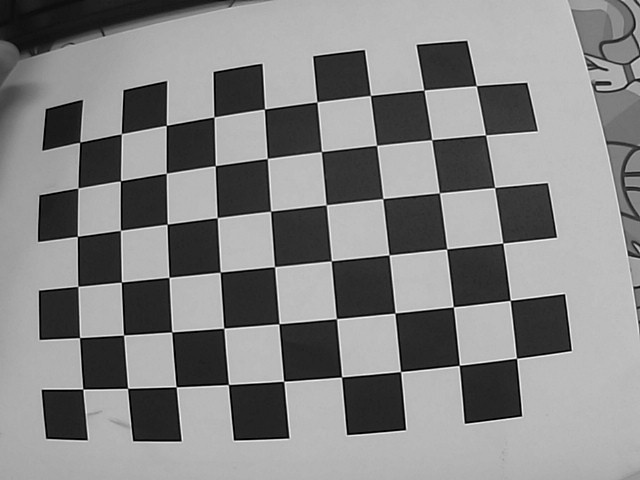
//> input picture cali/3.jpg, 640 x 480 px, given in place of the camera
$ ./main -image=../../cali/3.jpg   (built with g++ and OpenCV 4)
//> lines starting //> are read from the running program, lines starting //| are printed output that depends on the picture; after the words box and inside, x2 and y2 are one past the last pixel; in counts of white or black regions, pixels touching at a corner belong together
#include <iostream>
#include <opencv2/opencv.hpp>
#include "opencv2/imgproc.hpp"
#include "opencv2/imgcodecs.hpp"
using namespace cv;
using namespace std;
void help();
void calcPSF(Mat& outputImg, Size filterSize, int len, double theta);
void fftshift(const Mat& inputImg, Mat& outputImg);
void filter2DFreq(const Mat& inputImg, Mat& outputImg, const Mat& H);
void calcWnrFilter(const Mat& input_h_PSF, Mat& output_G, double nsr);
void edgetaper(const Mat& inputImg, Mat& outputImg, double gamma = 5.0, double beta = 0.2);
const String keys =
"{help h usage ? |             | print this message             }"
"{image          |input.png    | input image name               }"
"{LEN            |10          | length of a motion             }"
"{THETA          |0.01            | angle of a motion in degrees   }"
"{SNR            |1          | signal to noise ratio          }"
;
int main(int argc, char *argv[])
{
    help();
    CommandLineParser parser(argc, argv, keys);
    if (parser.has("help"))
    {
        parser.printMessage();
        return 0;
    }
    int LEN = parser.get<int>("LEN");
    double THETA = parser.get<double>("THETA");
    int snr = parser.get<int>("SNR");
    if (!parser.check())
    {
        parser.printErrors();
        return 0;
    }
    VideoCapture capture(0);
    capture.set(CV_CAP_PROP_FRAME_WIDTH, 1280);
    capture.set(CV_CAP_PROP_FRAME_HEIGHT, 720);
    capture.set(CV_CAP_PROP_FPS, 30);
    capture.set(CV_CAP_PROP_EXPOSURE, 0);
    capture.set(CV_CAP_PROP_CONTRAST, 0);

    while(1)
    {
        Mat imgIn1;
        capture >> imgIn1;
//> imgIn1 is the input picture: 480 rows x 640 cols, CV_8UC3; min 0, max 253, mean 132.5
        imshow("raw", imgIn1);
        cvWaitKey(1);
        imwrite("input.png", imgIn1);


        Mat imgIn;
        imgIn = imread("input.png", IMREAD_GRAYSCALE);
//> imgIn: 480 rows x 640 cols, CV_8UC1; min 0, max 253, mean 132.5
        if (imgIn.empty()) //check whether the image is loaded or not
        {
            cout << "ERROR : Image cannot be loaded..!!" << endl;
            return -1;
        }
        Mat imgOut;
        // it needs to process even image only
        Rect roi = Rect(0, 0, imgIn.cols & -2, imgIn.rows & -2);
//> roi = Rect(0, 0, 640, 480)
        //Hw calculation (start)
        Mat Hw, h;
        calcPSF(h, roi.size(), LEN, THETA);
         calcWnrFilter(h, Hw, 1.0 / double(snr));
        //Hw calculation (stop)
        imgIn.convertTo(imgIn, CV_32F);
        edgetaper(imgIn, imgIn);
        // filtering (start)
        filter2DFreq(imgIn(roi), imgOut, Hw);
        // filtering (stop)
        imgOut.convertTo(imgOut, CV_8U);
        normalize(imgOut, imgOut, 0, 255, NORM_MINMAX);
        imshow("new", imgOut);
        cvWaitKey(1);
    }
    return 0;
}
void help()
{
    cout << "2018-08-14" << endl;
    cout << "Motion_deblur_v2" << endl;
    cout << "You will learn how to recover an image with motion blur distortion using a Wiener filter" << endl;
}
void calcPSF(Mat& outputImg, Size filterSize, int len, double theta)
{
//> called with filterSize = Size(640, 480), len = 10, theta = 0.01
    Mat h(filterSize, CV_32F, Scalar(0));
    Point point(filterSize.width / 2, filterSize.height / 2);
//> point = Point(320, 240)
    ellipse(h, point, Size(0, cvRound(float(len) / 2.0)), 90.0 - theta, 0, 360, Scalar(255), FILLED);
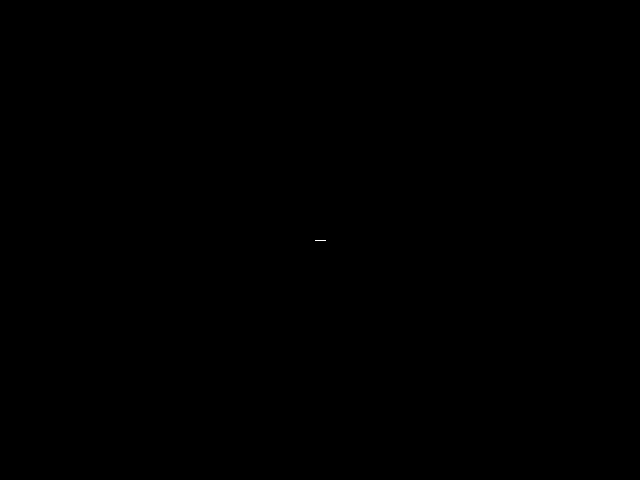
//> h: 480 rows x 640 cols, CV_32FC1; 0% white in thin lines or dots, all inside (x1, y1, x2, y2) = (315, 240, 326, 241)
    Scalar summa = sum(h);
//> summa = Scalar(2805)
    outputImg = h / summa[0];
}
void fftshift(const Mat& inputImg, Mat& outputImg)
{
    outputImg = inputImg.clone();
    int cx = outputImg.cols / 2;
//> cx = 320
    int cy = outputImg.rows / 2;
//> cy = 240
    Mat q0(outputImg, Rect(0, 0, cx, cy));
    Mat q1(outputImg, Rect(cx, 0, cx, cy));
    Mat q2(outputImg, Rect(0, cy, cx, cy));
    Mat q3(outputImg, Rect(cx, cy, cx, cy));
    Mat tmp;
    q0.copyTo(tmp);
    q3.copyTo(q0);
    tmp.copyTo(q3);
    q1.copyTo(tmp);
    q2.copyTo(q1);
    tmp.copyTo(q2);
}
void filter2DFreq(const Mat& inputImg, Mat& outputImg, const Mat& H)
{
    Mat planes[2] = { Mat_<float>(inputImg.clone()), Mat::zeros(inputImg.size(), CV_32F) };
    Mat complexI;
    merge(planes, 2, complexI);
    dft(complexI, complexI, DFT_SCALE);
    Mat planesH[2] = { Mat_<float>(H.clone()), Mat::zeros(H.size(), CV_32F) };
    Mat complexH;
    merge(planesH, 2, complexH);
    Mat complexIH;
    mulSpectrums(complexI, complexH, complexIH, 0);
    idft(complexIH, complexIH);
    split(complexIH, planes);
    outputImg = planes[0];
}
void calcWnrFilter(const Mat& input_h_PSF, Mat& output_G, double nsr)
{
    Mat h_PSF_shifted;
    fftshift(input_h_PSF, h_PSF_shifted);
    Mat planes[2] = { Mat_<float>(h_PSF_shifted.clone()), Mat::zeros(h_PSF_shifted.size(), CV_32F) };
    Mat complexI;
    merge(planes, 2, complexI);
    dft(complexI, complexI);
    split(complexI, planes);
    Mat denom;
    pow(abs(planes[0]), 2, denom);
    denom += nsr;
    divide(planes[0], denom, output_G);
}
void edgetaper(const Mat& inputImg, Mat& outputImg, double gamma, double beta)
{
//> called with gamma = 5, beta = 0.2
    int Nx = inputImg.cols;
//> Nx = 640
    int Ny = inputImg.rows;
//> Ny = 480
    Mat w1(1, Nx, CV_32F, Scalar(0));
//> w1 = 640 values from 0 to 0
    Mat w2(Ny, 1, CV_32F, Scalar(0));
//> w2 = 480 values from 0 to 0
    float* p1 = w1.ptr<float>(0);
    float* p2 = w2.ptr<float>(0);
    float dx = float(2.0 * CV_PI / Nx);
    float x = float(-CV_PI);
    for (int i = 0; i < Nx; i++)
    {
        p1[i] = float(0.5 * (tanh((x + gamma / 2) / beta) - tanh((x - gamma / 2) / beta)));
        x += dx;
    }
    float dy = float(2.0 * CV_PI / Ny);
    float y = float(-CV_PI);
    for (int i = 0; i < Ny; i++)
    {
        p2[i] = float(0.5 * (tanh((y + gamma / 2) / beta) - tanh((y - gamma / 2) / beta)));
        y += dy;
    }
    Mat w = w2 * w1;
    multiply(inputImg, w, outputImg);
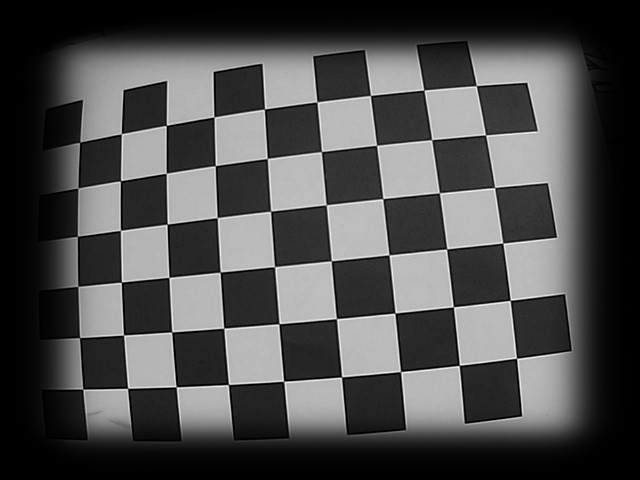
//> inputImg: 480 rows x 640 cols, CV_32FC1; min 0, max 253, mean 76.8
//> in filter2DFreq, `Mat planes[2] = { Mat_<float>(inputImg.clone()), Mat::zeros(inputImg.s..`: planes[1]: 480 rows x 640 cols, CV_32FC1; every value is 0
//> in filter2DFreq, `split(complexIH, planes);`:
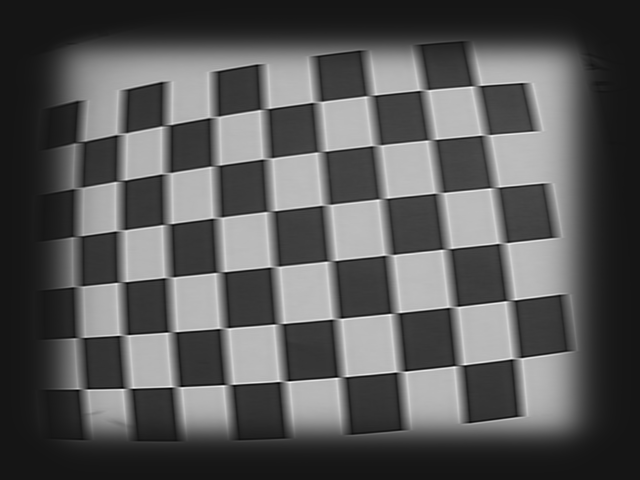
//> planes[0]: 480 rows x 640 cols, CV_32FC1; min -12.09, max 132.5, mean 38.4; drawn with min black and max white
//> in filter2DFreq, `split(complexIH, planes);`:
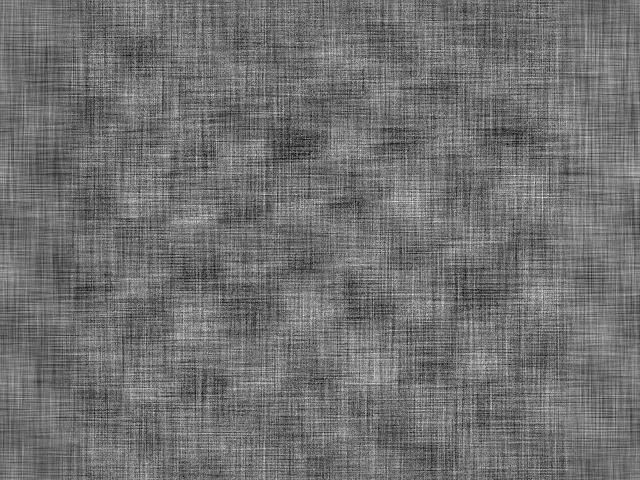
//> planes[1]: 480 rows x 640 cols, CV_32FC1; min -2.02e-05, max 2.55e-05, mean -6.82e-15; drawn with min black and max white
//> in main, `imgOut.convertTo(imgOut, CV_8U);`:
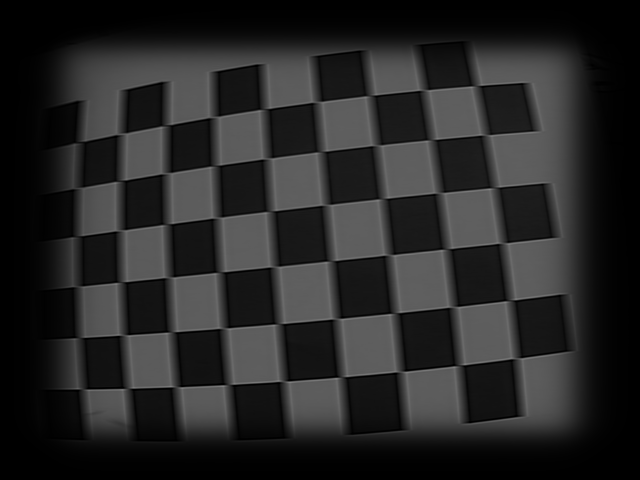
//> imgOut: 480 rows x 640 cols, CV_8UC1; min 0, max 133, mean 38.4
//> in main, `normalize(imgOut, imgOut, 0, 255, NORM_MINMAX);`:
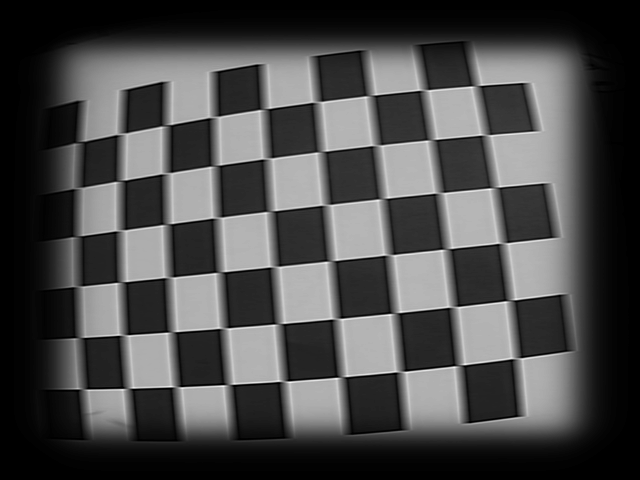
//> imgOut: 480 rows x 640 cols, CV_8UC1; min 0, max 255, mean 73.6
}

$ run again, on cali/4.jpg
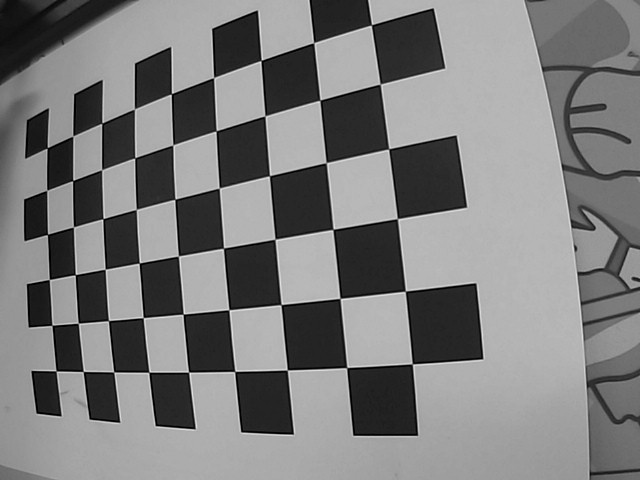
//> input picture cali/4.jpg, 640 x 480 px, given in place of the camera
//> imgIn1 is the input picture: 480 rows x 640 cols, CV_8UC3; min 0, max 239, mean 123.8
//> h: 480 rows x 640 cols, CV_32FC1; 0% white in thin lines or dots, all inside (x1, y1, x2, y2) = (315, 240, 326, 241)
//> in filter2DFreq, `split(complexIH, planes);`:
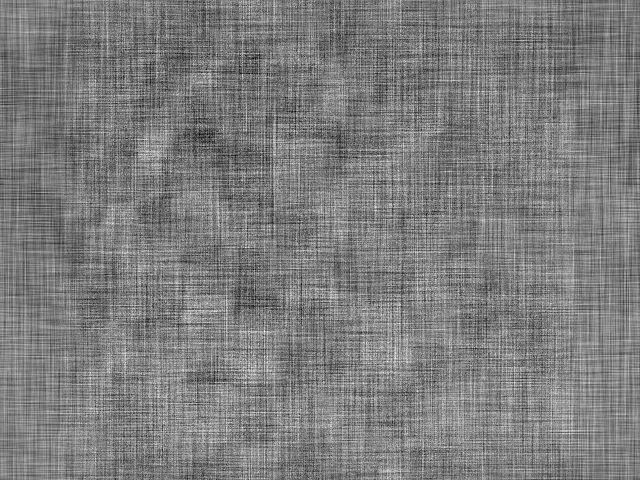
//> planes[1]: 480 rows x 640 cols, CV_32FC1; min -1.94e-05, max 2e-05, mean 1.14e-14; drawn with min black and max white
//> `imgOut.convertTo(imgOut, CV_8U);`:
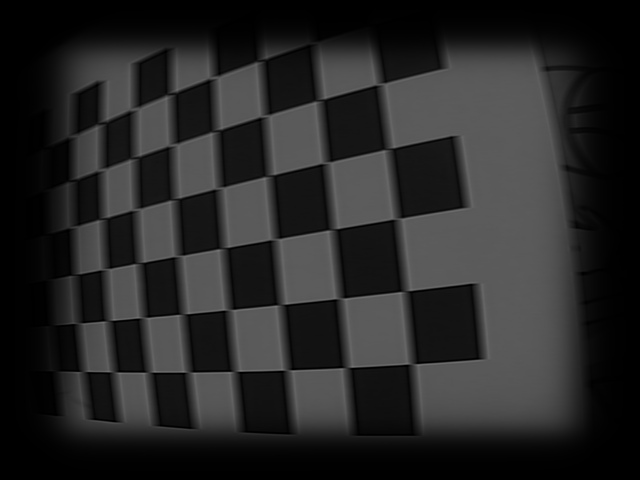
//> imgOut: 480 rows x 640 cols, CV_8UC1; min 0, max 120, mean 38.8

$ run again, on cali/5.jpg
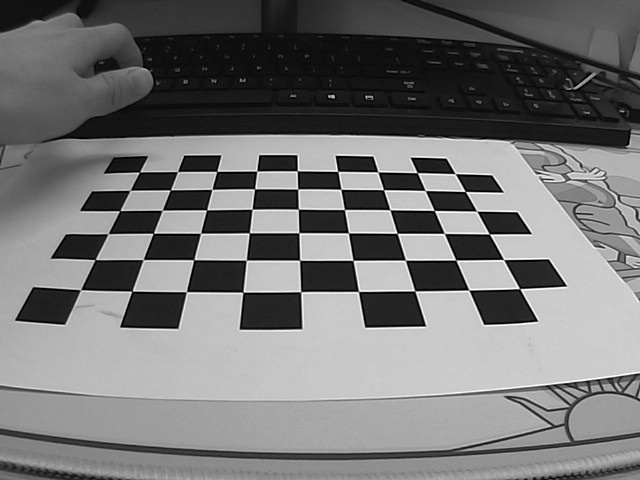
//> input picture cali/5.jpg, 640 x 480 px, given in place of the camera
//> imgIn1 is the input picture: 480 rows x 640 cols, CV_8UC3; min 0, max 255, mean 116.4
//> h: 480 rows x 640 cols, CV_32FC1; 0% white in thin lines or dots, all inside (x1, y1, x2, y2) = (315, 240, 326, 241)
//> in filter2DFreq, `split(complexIH, planes);`:
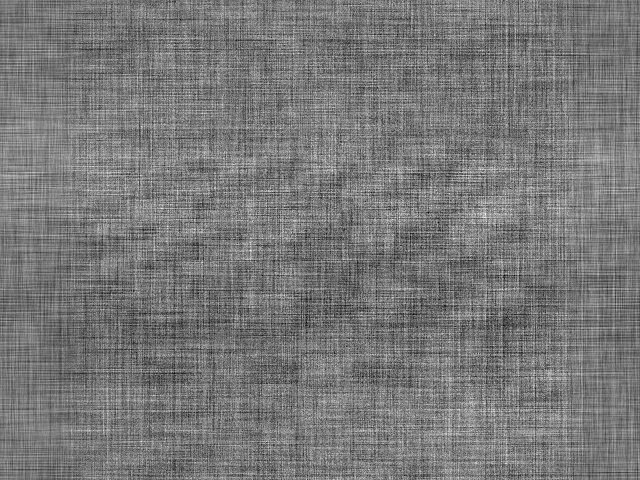
//> planes[1]: 480 rows x 640 cols, CV_32FC1; min -2.23e-05, max 2.48e-05, mean -2.65e-15; drawn with min black and max white
//> `normalize(imgOut, imgOut, 0, 255, NORM_MINMAX);`:
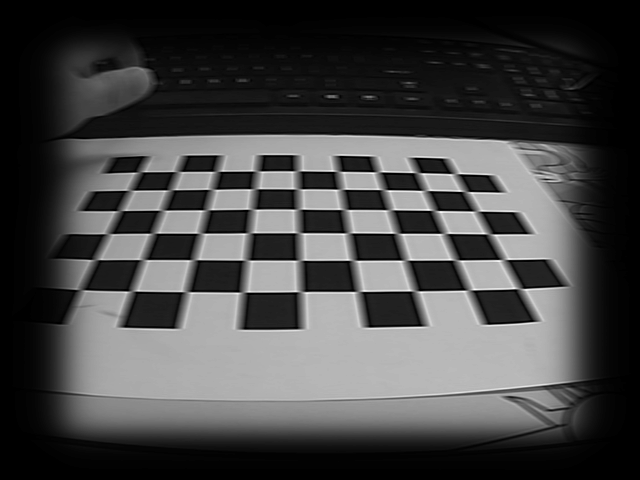
//> imgOut: 480 rows x 640 cols, CV_8UC1; min 0, max 255, mean 68.9

$ run again, on cali/6.jpg
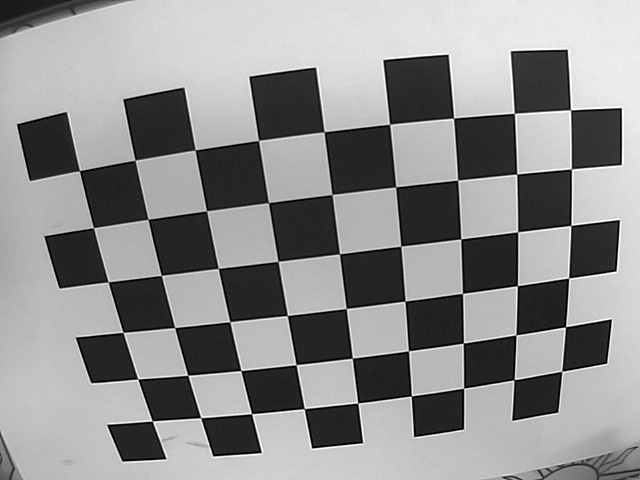
//> input picture cali/6.jpg, 640 x 480 px, given in place of the camera
//> imgIn1 is the input picture: 480 rows x 640 cols, CV_8UC3; min 0, max 255, mean 142.2
//> h: 480 rows x 640 cols, CV_32FC1; 0% white in thin lines or dots, all inside (x1, y1, x2, y2) = (315, 240, 326, 241)
//> in filter2DFreq, `split(complexIH, planes);`:
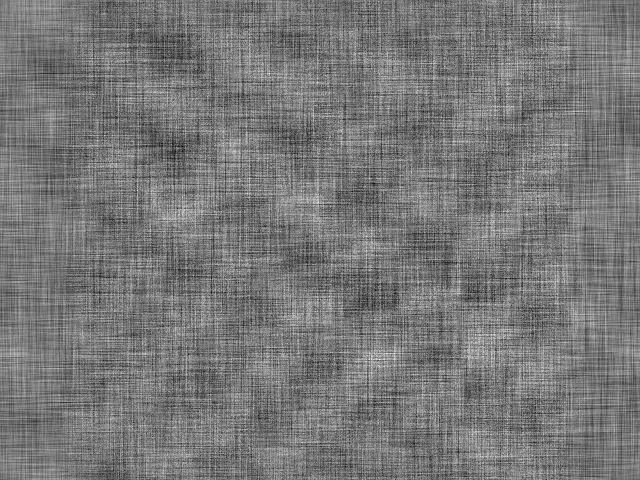
//> planes[1]: 480 rows x 640 cols, CV_32FC1; min -2.2e-05, max 2.48e-05, mean -9.09e-15; drawn with min black and max white
//> `normalize(imgOut, imgOut, 0, 255, NORM_MINMAX);`:
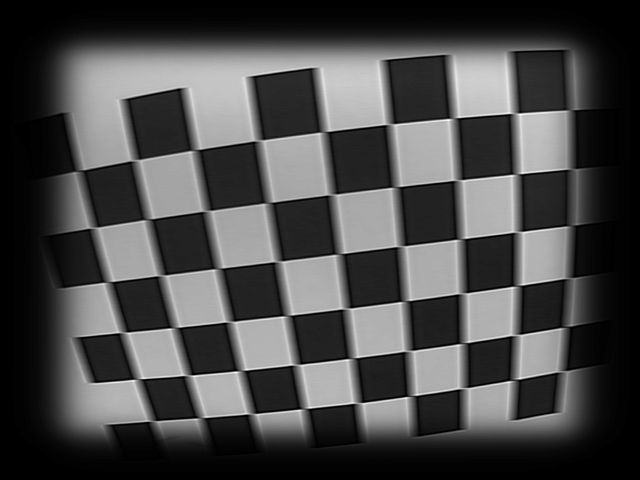
//> imgOut: 480 rows x 640 cols, CV_8UC1; min 0, max 255, mean 72.8
